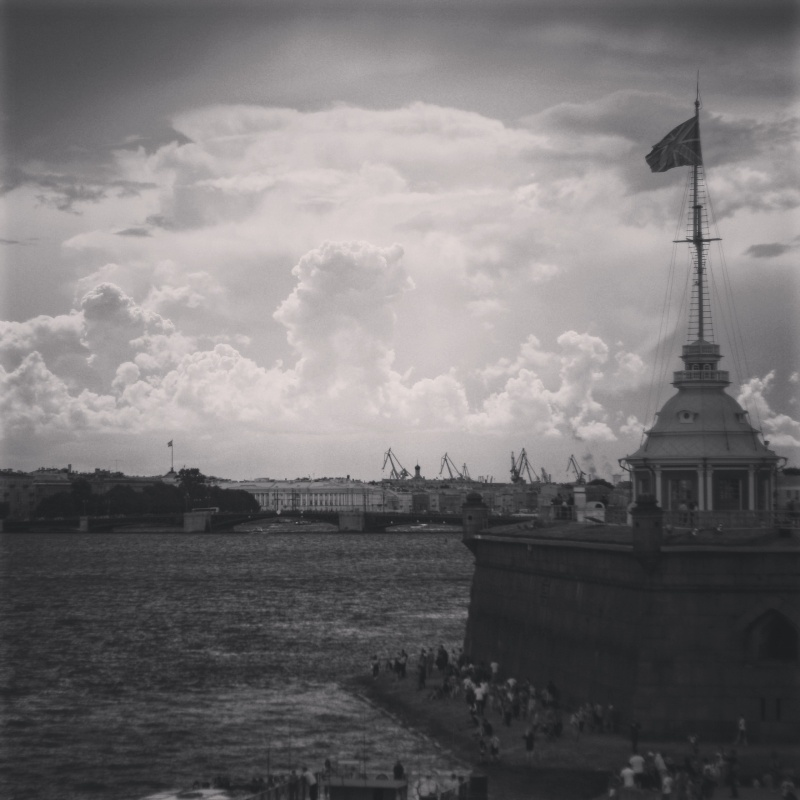
#> input picture 1lab/images/spb.jpg, 800 x 800 px, found by its file name
$ python linear_alignment.py
#> lines starting #> are read from the running program, lines starting #| are printed output that depends on the picture
import cv2 as cv
import numpy as np
from matplotlib import pyplot as plt

data_folder = "C:/denFiles/git/technical-vision/1lab/images/"

# reading an image
img = cv.imread(data_folder + "spb.jpg", cv.IMREAD_GRAYSCALE)
#> img: shape (800, 800); min 29, max 225, mean 115.3

l = 255 # max intensity
n_pix = img.size
#> n_pix = 640000

# calculate cumulative histogram for the initial image
hist_size = 256
hist_range = (0, 256)
hist = cv.calcHist([img], [0], None, [hist_size], hist_range)
#> hist = 256 values, max 16246 at index 40, min 0 at index 0, mean 2500
norm_hist = (l / n_pix) * hist
#> norm_hist = 256 values, max 6.47 at index 40, min 0 at index 0, mean 0.996
cumul_hist = np.clip(np.cumsum(norm_hist), 0, 255)
#> cumul_hist = 256 values from 0 to 255

# get the linear aligned image
new_img = cumul_hist[img].astype(np.uint8)
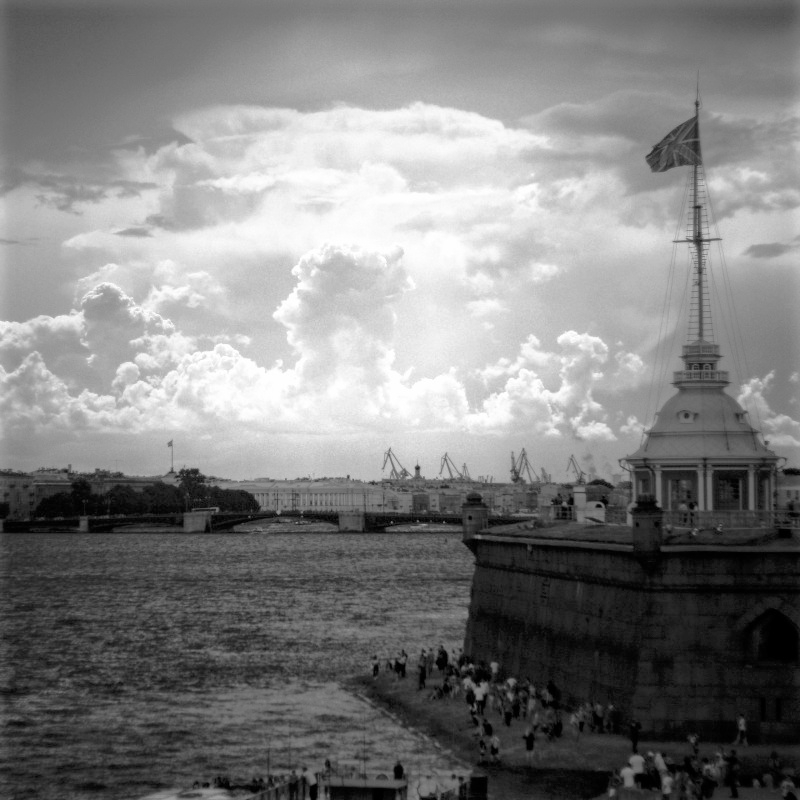
#> new_img: shape (800, 800); min 0, max 255, mean 127.9
new_hist = cv.calcHist([new_img], [0], None, [hist_size], hist_range)
#> new_hist = 256 values, max 16246 at index 26, min 0 at index 4, mean 2500
new_norm_hist = (l / n_pix) * new_hist
#> new_norm_hist = 256 values, max 6.47 at index 26, min 0 at index 4, mean 0.996
new_cumul_hist = np.clip(np.cumsum(new_norm_hist), 0, 255)
#> new_cumul_hist = 256 values from 0.73 to 255

plt.rcParams["figure.figsize"] = (16,8)
figure, axis = plt.subplots(1, 2)
axis[0].plot(cumul_hist, 'b', label="Initial")
axis[0].plot(new_cumul_hist, 'r', label="Linear alignment")
axis[1].plot(hist, 'b')
axis[1].plot(new_hist, 'r')
figure.legend(loc="upper right")
plt.show()
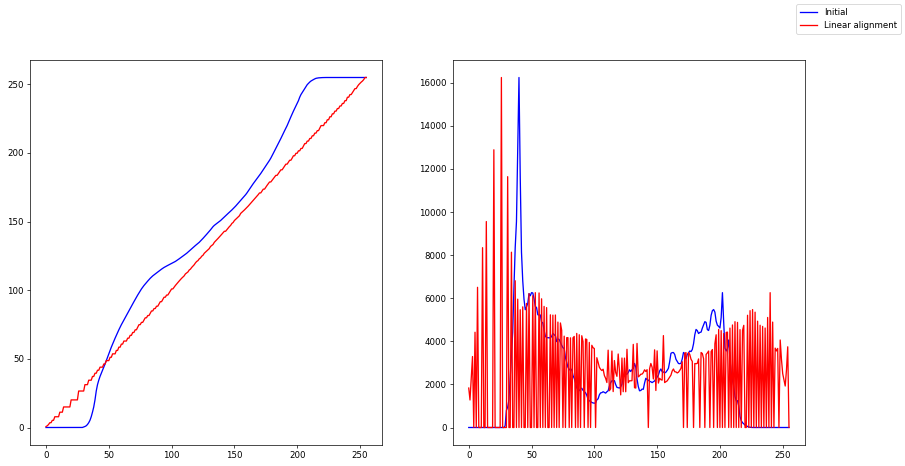
#> figure drawn by matplotlib, 2 panels; panel 1: curve peaks at x = 225, y = 255; panel 1: curve peaks at x = 255, y = 255; panel 2: curve peaks at x = 40, y = 16246; panel 2: curve peaks at x = 26, y = 16246

imgs = np.concatenate((img, new_img), axis=1)
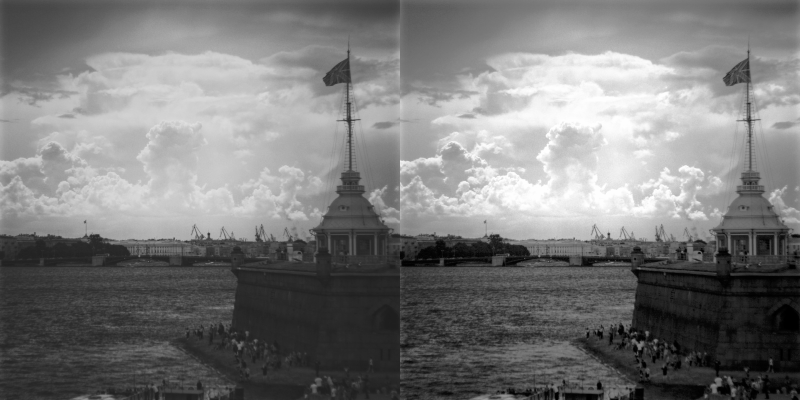
#> imgs: shape (800, 1600) (shown at 1/2 size); min 0, max 255, mean 121.6
cv.imwrite(data_folder + "lin_al.jpg", imgs)
cv.imshow("Linear alignment", imgs)
cv.waitKey(0)
cv.destroyAllWindows()

$ run again, with 1lab/images/1462481929167417817.jpg copied over 1lab/images/spb.jpg
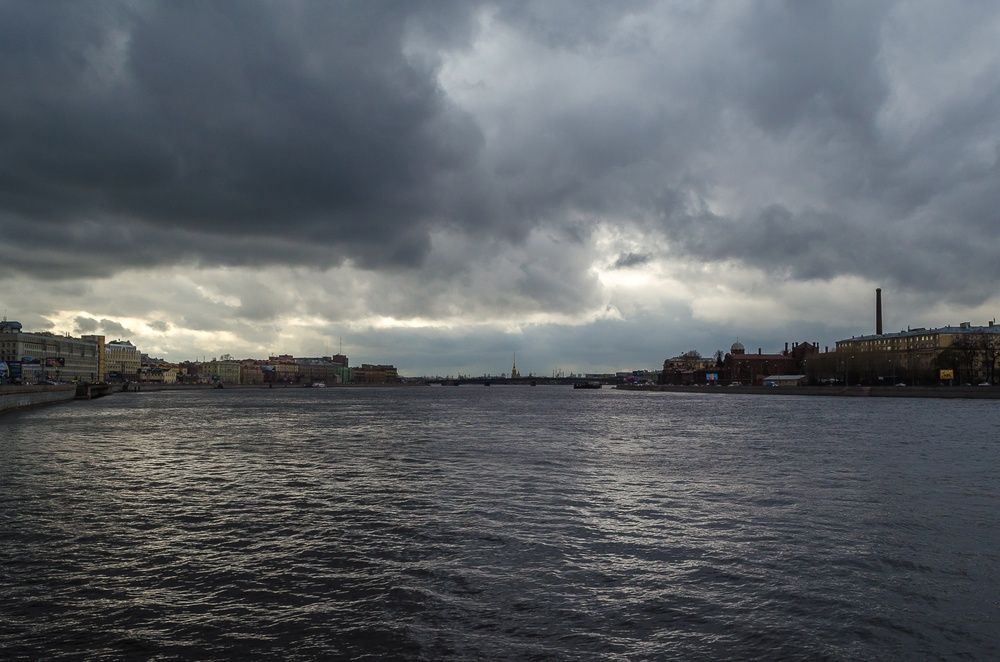
#> input picture 1lab/images/1462481929167417817.jpg, 1000 x 662 px, shrunk from 1600 x 1060 before the run, found by its file name
#> hist = 256 values, max 6796 at index 58, min 1 at index 0, mean 2585.9
#> norm_hist = 256 values, max 2.62 at index 58, min 0.000385 at index 0, mean 0.996
#> cumul_hist = 256 values from 0.000385 to 255
#> `new_img = cumul_hist[img].astype(np.uint8)`:
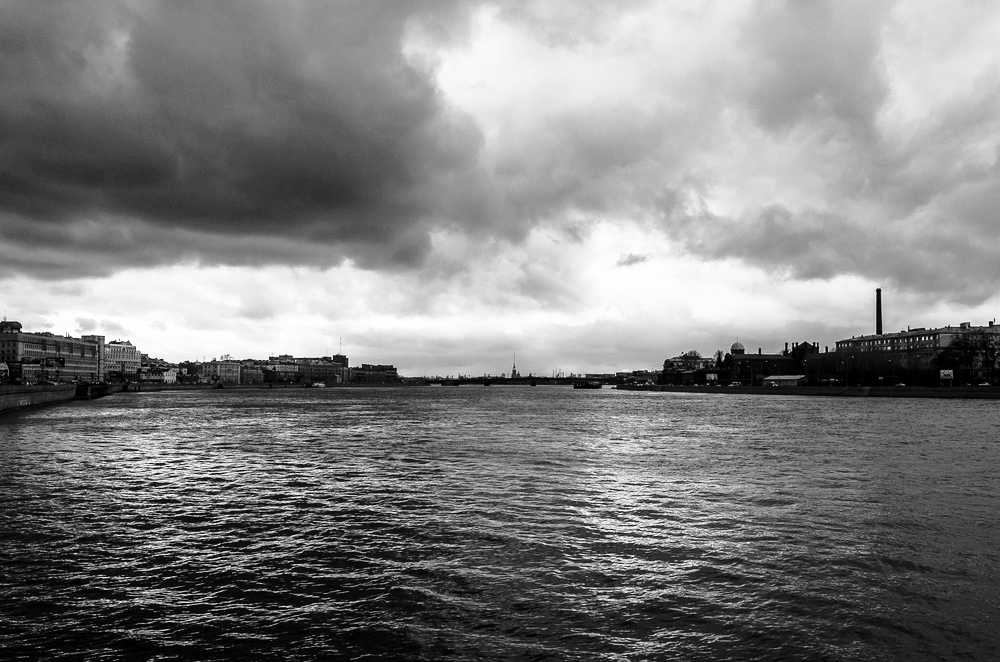
#> new_img: shape (662, 1000); min 0, max 255, mean 127.8
#> new_hist = 256 values, max 6796 at index 57, min 0 at index 9, mean 2585.9
#> new_norm_hist = 256 values, max 2.62 at index 57, min 0 at index 9, mean 0.996
#> new_cumul_hist = 256 values from 0.906 to 255
#> `imgs = np.concatenate((img, new_img), axis=1)`:
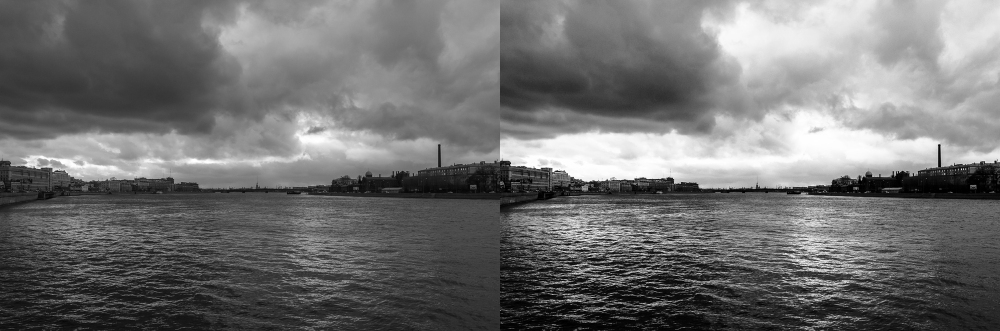
#> imgs: shape (662, 2000) (shown at 1/2 size); min 0, max 255, mean 112.4
